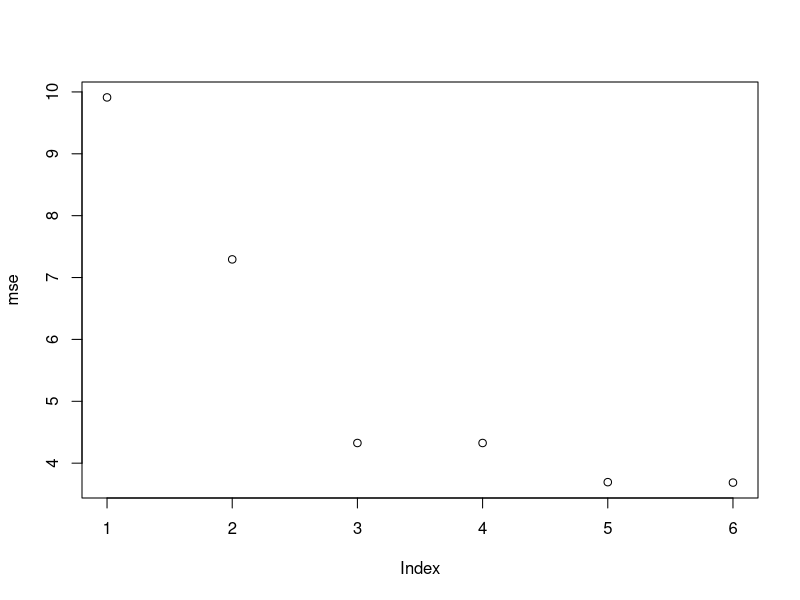
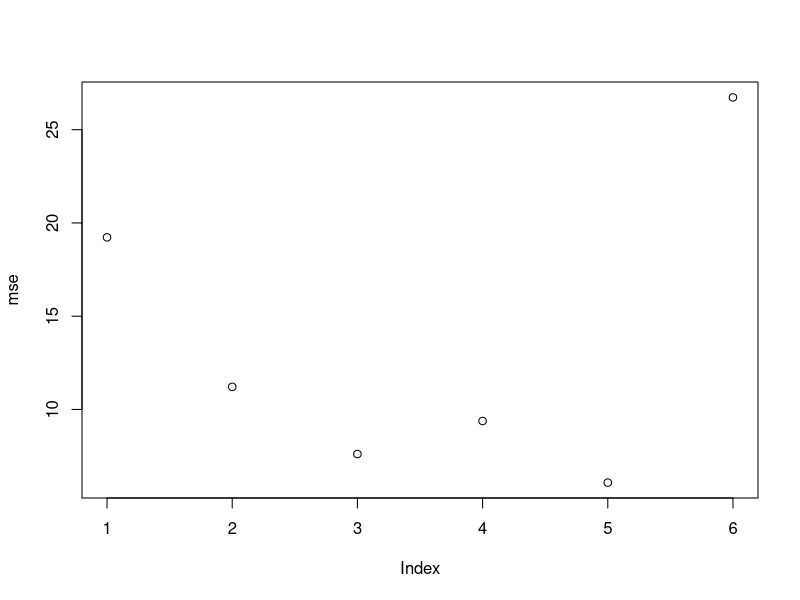
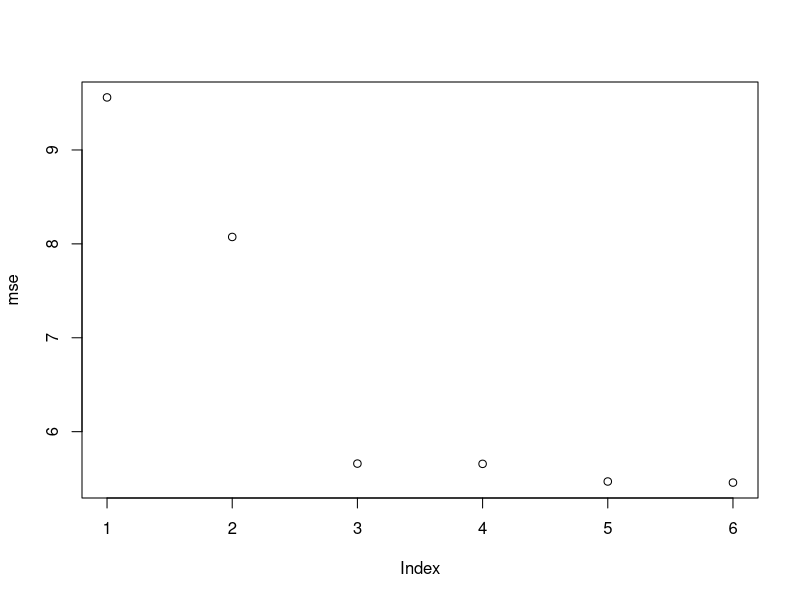
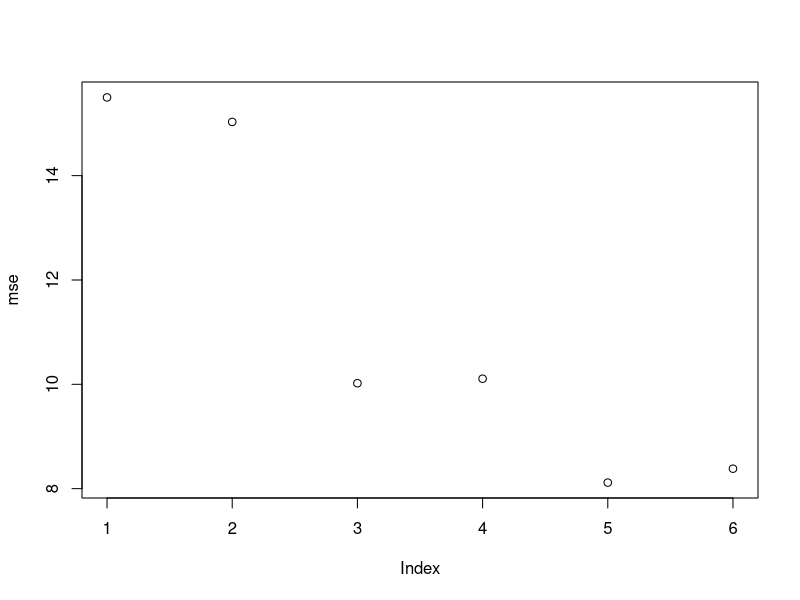
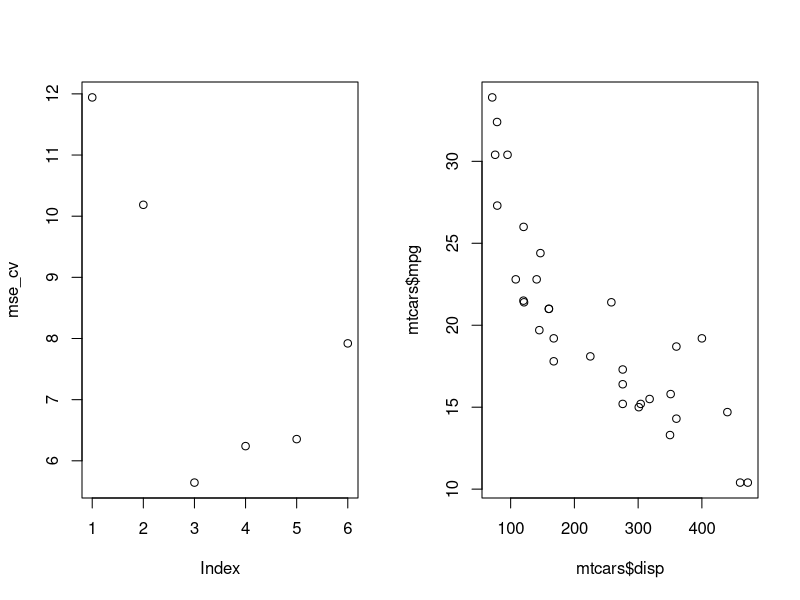
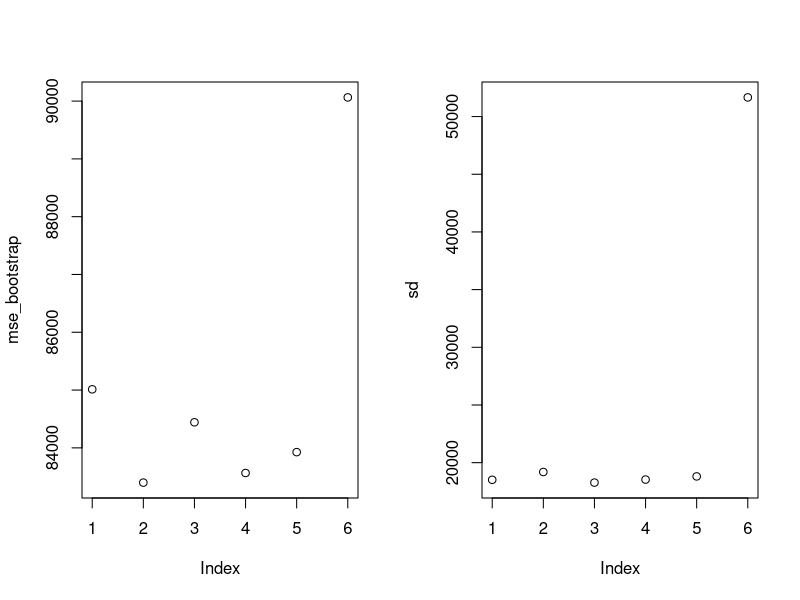
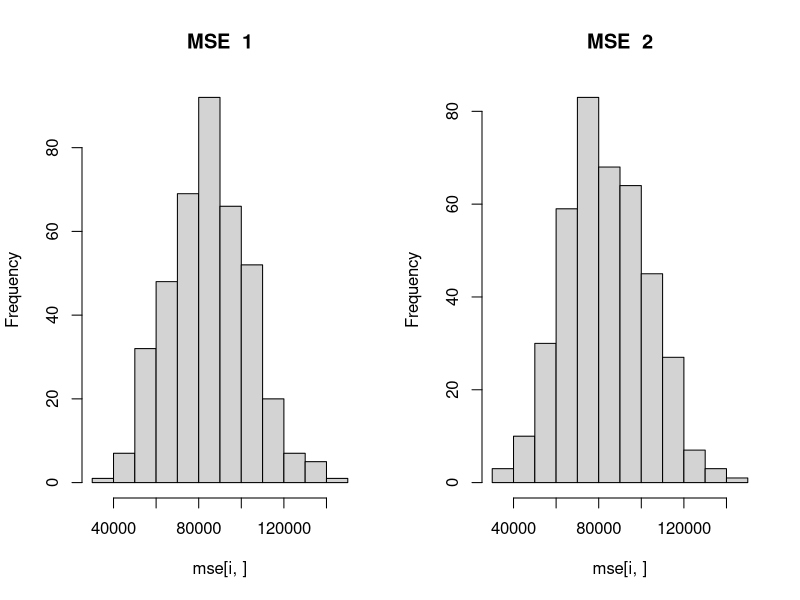
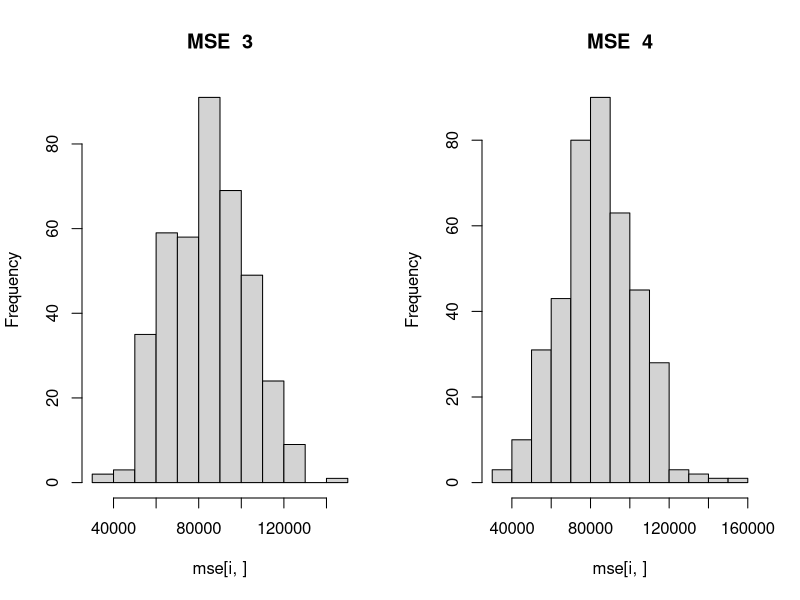

Reproduce these figures in R, in order.
## ---- chunk 1
knitr::opts_chunk$set(echo = TRUE)
library(dplyr)
library(caret)
## ---- chunk 2
fit <- lm(mpg ~ disp + hp, data = mtcars)
n <- nrow(mtcars)
p <- 2
summary <- summary(fit)
summary(fit)


# CI for beta0 (intercept)

CI <- fit$coefficients[1] + c(-1, 1) * qt(1-0.05/2, n-p-1) *
  summary$coefficients[1,2]
CI

confint(fit)


## ---- chunk 3

t <- (fit$coefficients[2] + 0.05) / summary$coefficients[2,2]
pval <- 1- pt(t, n-p-1)
as.numeric(pval)
print("reject the null hypothesis since p value is small")


## ---- chunk 4
y <- mtcars$mpg
x <- mtcars$disp

mse <- c(0)

for(i in 1:6){
  fit <- lm(y ~ poly(x, i, raw = T))
  summary <- summary(fit)
  mse[i] <- sum( (y - fit$fitted.values)^2 ) /n
  
}

mse

plot(mse)



## ---- chunk 5


for(j in 1:3){
  samples <- sample(n, n*0.8 +1)
  train <- mtcars[samples, c(1,3)]  
  test <- mtcars[-samples, c(1,3)]
  
  for(i in 1:6){
    # fit <- lm(mpg ~ poly(disp, i, raw = T), data = train)
    # 
    # coefficients <- as.matrix(fit$coefficients)
    # yhat <- cbind(1, poly(as.matrix(test), i, raw = T)[,1:i]) %*% coefficients
    # 
    # mse[i] <- sum( (test[,1] - yhat)^2 )/ nrow(test)
    # 
    fit <- lm(mpg ~ poly(disp, i, raw=T), data = train)
    yhat <- predict(fit, newdata = test)
    mse[i] <- sum((test[,"mpg"] - yhat)^2) / nrow(test)
  }
  
  print(mse)   # beta0 + beta1 has smallest MSE
  plot(mse)
  
}
 



## ---- chunk 6

folds <- createFolds(mtcars$mpg)

folds
mse <- matrix(0,6,10)

for(j in 1:6){
  for(i in 1:10){
  fit <- lm(mpg~ poly(disp, j, raw = T) , data= mtcars[-folds[[i]], ])
  yhat <- predict(fit , newdata = mtcars[folds[[i]], ])
  mse[j,i] = sum((mtcars[folds[[i]],1] - yhat)^2) / length(folds[[i]])
  }
}

mse

mse_cv <- rowMeans(mse)


par(mfrow = c(1, 2))
plot(mse_cv)
plot(mtcars$disp, mtcars$mpg)



## ---- chunk 7

mse <- matrix(0,nrow = 6,ncol = 400)
mse_bootstrap <- c(0)
sd <- c(0)

for(j in 1:6){
    for(i in 1:400){
    samplerow <- sample(n, n, replace = T)
    
    train <- mtcars[samplerow, c(1,3)]
  
    fit <- lm(mpg ~ poly(disp, j, raw = T), data = train)
    
    yhat <- predict(fit, newdata = mtcars[-unique(samplerow), ])
    
    mse[j,i] <- sum((mtcars[-unique(samplerow),] - yhat)^2) /
      (n- length(unique(samplerow)))
  
    }
  sd[j] <- sd(mse[j,])
  
  mse_bootstrap[j] <-sum(mse[j,])/400
}



par(mfrow = c(1, 2))

plot(mse_bootstrap)

plot(sd)

for(i in 1:6){
  hist(mse[i,], main = paste("MSE ",i))
}








## ---- chunk 8



